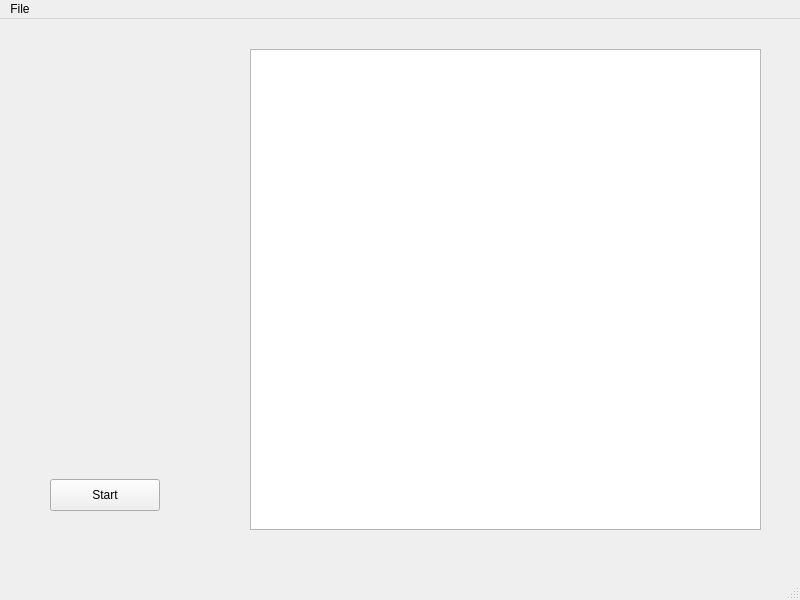
<?xml version="1.0" encoding="UTF-8"?>
<ui version="4.0">
 <class>MainWindow</class>
 <widget class="QMainWindow" name="MainWindow">
  <property name="geometry">
   <rect>
    <x>0</x>
    <y>0</y>
    <width>800</width>
    <height>600</height>
   </rect>
  </property>
  <property name="windowTitle">
   <string>MainWindow</string>
  </property>
  <widget class="QWidget" name="centralwidget">
   <widget class="PlotWidget" name="graphicsView">
    <property name="geometry">
     <rect>
      <x>250</x>
      <y>30</y>
      <width>511</width>
      <height>481</height>
     </rect>
    </property>
   </widget>
   <widget class="QPushButton" name="pushButton">
    <property name="geometry">
     <rect>
      <x>50</x>
      <y>460</y>
      <width>110</width>
      <height>32</height>
     </rect>
    </property>
    <property name="text">
     <string>Start</string>
    </property>
   </widget>
  </widget>
  <widget class="QMenuBar" name="menubar">
   <property name="geometry">
    <rect>
     <x>0</x>
     <y>0</y>
     <width>800</width>
     <height>22</height>
    </rect>
   </property>
   <widget class="QMenu" name="menuFile">
    <property name="title">
     <string>File</string>
    </property>
    <addaction name="actionNew"/>
   </widget>
   <addaction name="menuFile"/>
  </widget>
  <widget class="QStatusBar" name="statusbar"/>
  <action name="actionNew">
   <property name="text">
    <string>New</string>
   </property>
  </action>
 </widget>
 <customwidgets>
  <customwidget>
   <class>PlotWidget</class>
   <extends>QGraphicsView</extends>
   <header>pyqtgraph</header>
  </customwidget>
 </customwidgets>
 <resources/>
 <connections/>
</ui>
